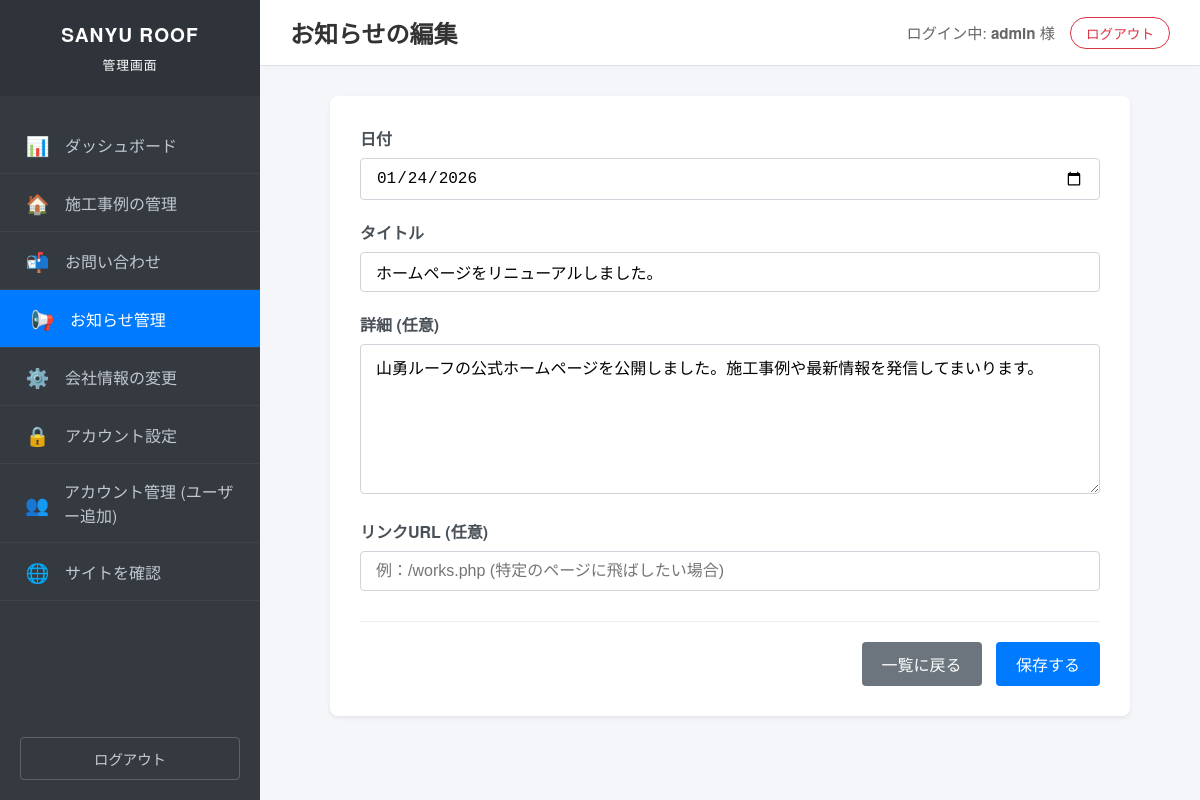
Screenshot of /admin/news/edit.php?id=1 (signed in) with the database file from the repository.
### tables this page shows
CREATE TABLE news (
        id INTEGER PRIMARY KEY AUTOINCREMENT,
        news_date DATE NOT NULL,
        title TEXT NOT NULL,
        content TEXT,
        link_url TEXT,
        created_at DATETIME DEFAULT CURRENT_TIMESTAMP
    );

### public_html/config/config.php (called while the page is built, shortened)
<?php
function h($str) {
    return htmlspecialchars($str, ENT_QUOTES, 'UTF-8');
}
?>

### public_html/admin/news/edit.php (the view, shortened to what this page needs)
<?php
require_once '../../config/config.php';
$pdo = get_db_connection();
$id = $_GET['id'] ?? null;
$news = ['news_date' => date('Y-m-d'), 'title' => '', 'content' => '', 'link_url' => ''];
if ($id) {
    $stmt = $pdo->prepare("SELECT * FROM news WHERE id = ?");
    $stmt->execute([$id]);
    $news = $stmt->fetch();
}
include __DIR__ . '/../inc/header.php';
?>
<div style="max-width: 800px; margin: 0 auto;">
    <div class="card">
        <form method="post">
            <div class="form-group">
                <label class="form-label">日付</label>
                <input type="date" name="news_date" class="form-control" value="<?php echo h($news['news_date']); ?>" required>
            </div>
            <div class="form-group">
                <label class="form-label">タイトル</label>
                <input type="text" name="title" class="form-control" value="<?php echo h($news['title']); ?>" required placeholder="例：夏季休業のお知らせ">
            </div>
            <div class="form-group">
                <label class="form-label">詳細 (任意)</label>
                <textarea name="content" class="form-control" style="height:150px;"><?php echo h($news['content']); ?></textarea>
            </div>
            <div class="form-group">
                <label class="form-label">リンクURL (任意)</label>
                <input type="text" name="link_url" class="form-control" value="<?php echo h($news['link_url']); ?>" placeholder="例：/works.php (特定のページに飛ばしたい場合)">
            </div>
            <div style="margin-top: 30px; border-top: 1px solid #eee; padding-top: 20px; text-align: right;">
                <a href="/admin/news/index.php" class="btn btn-secondary" style="margin-right: 10px;">一覧に戻る</a>
                <button type="submit" class="btn btn-primary">保存する</button>
            </div>
        </form>
    </div>
</div>
<?php include __DIR__ . '/../inc/footer.php'; ?>

### public_html/admin/css/admin.css (style rules this page uses)
:root { --admin-bg-color: #f4f6f9; --sidebar-bg-color: #343a40; --sidebar-width: 260px; --primary-color: #007bff; --text-color: #333; --border-color: #dee2e6; --card-shadow: 0 0.125rem 0.25rem rgba(0, 0, 0, 0.075); }
body { font-family: "Helvetica Neue", Arial, "Hiragino Kaku Gothic ProN", "Hiragino Sans", Meiryo, sans-serif; background-color: var(--admin-bg-color); margin: 0; padding: 0; display: flex; min-height: 100vh; color: var(--text-color); }
.card { background: #fff; border-radius: 8px; box-shadow: var(--card-shadow); padding: 30px; margin-bottom: 30px; }
.btn { display: inline-block; padding: 10px 20px; border-radius: 4px; text-decoration: none; cursor: pointer; font-size: 1rem; border: none; transition: background 0.2s; }
.btn-primary { background: var(--primary-color); color: #fff; }
.btn-secondary { background: #6c757d; color: #fff; }
.form-group { margin-bottom: 20px; }
.form-label { display: block; margin-bottom: 8px; font-weight: bold; color: #495057; }
.form-control { width: 100%; padding: 10px 15px; font-size: 1rem; border: 1px solid #ced4da; border-radius: 4px; box-sizing: border-box; }

### rows the page displays
news: news_date "01/24/2026", title "ホームページをリニューアルしました。", content "山勇ルーフの公式ホームページを公開しました。施工事例や最新情報を発信してまいります。"

### other values shown
$page_title "お知らせの編集"
$_SESSION['admin_username'] "admin"
